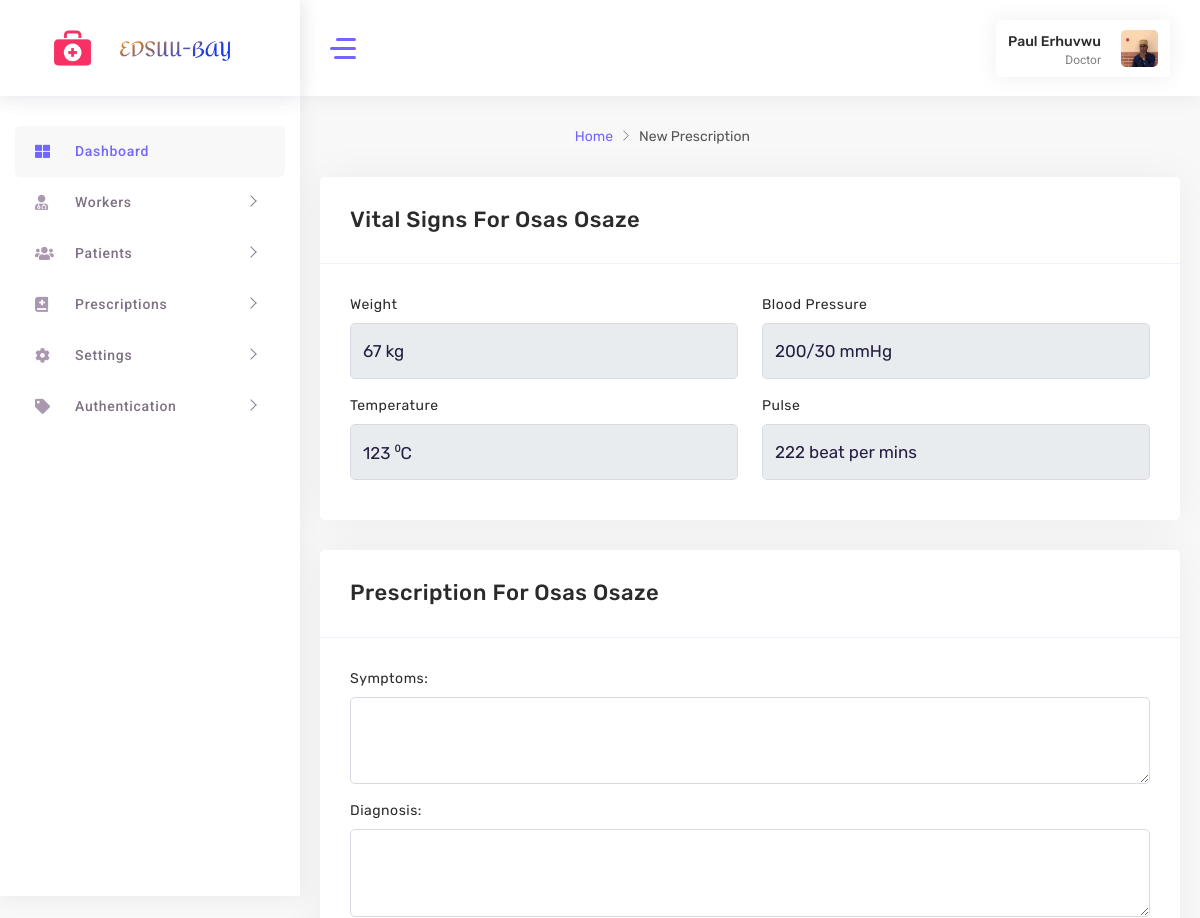
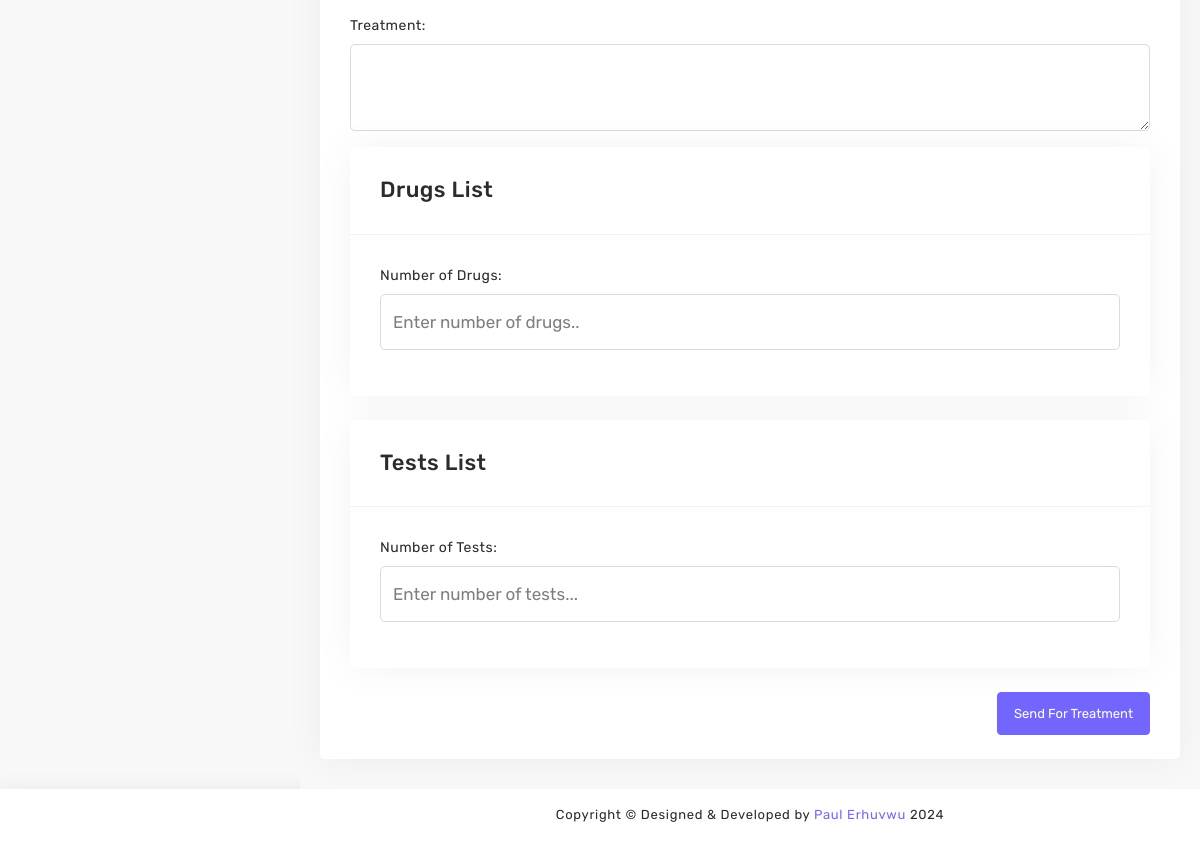
The page /doctor/prescription/1 (signed in) on the database its author committed (2 pictures, top to bottom).
### accounts/models.py (models this page shows, shortened)
class UserProfile(models.Model):
    USER_ROLES = (
        ('nurse', 'Nurse'),
        ('doctor', 'Doctor'),
    )
    user = models.OneToOneField(User, on_delete=models.CASCADE)
    email = models.EmailField(max_length=30)
    role = models.CharField(max_length=20, choices=USER_ROLES)
    phone_number = models.CharField(max_length=15)
    profile_picture = models.ImageField(upload_to='profile_pictures', blank=True, null=True)
    bio = models.TextField(blank=True, null=True)
    address = models.TextField(blank=True, null=True)
    birthday = models.DateField(blank=True, null=True)

class PatientProfile(models.Model):
    first_name = models.CharField(max_length=100)
    last_name = models.CharField(max_length=100)
    matriculation_number = models.CharField(max_length=20, unique=True)
    email = models.EmailField()
    mobile_no = models.CharField(max_length=11)
    birthday = models.DateField()
    marital_status = models.CharField(max_length=20, choices=[('Married', 'Married'), ('Unmarried', 'Unmarried')])
    sex = models.CharField(max_length=10, choices=[('Male', 'Male'), ('Female', 'Female')])
    blood_group = models.CharField(max_length=5, choices=[('A+', 'A+'), ('A-', 'A-'), ('B+', 'B+'), ('B-', 'B-'), ('O+', 'O+'), ('O-', 'O-'), ('AB+', 'AB+'), ('AB-', 'AB-')])
    genotype = models.CharField(max_length=2, choices=[('AA', 'AA'), ('AS', 'AS'), ('AC', 'AC'), ('SS', 'SS'), ('SC', 'SC')])
    address = models.TextField()
    patient_height = models.CharField(max_length=10)
    image = models.ImageField(upload_to='patients/', blank=True, null=True)
    mothers_number = models.CharField(max_length=11)
    fathers_number = models.CharField(max_length=11)

class VitalSigns(models.Model):
    patient = models.ForeignKey(PatientProfile, on_delete=models.CASCADE)
    doctor = models.ForeignKey(UserProfile, on_delete=models.CASCADE)
    weight = models.CharField(max_length=10)
    blood_pressure = models.CharField(max_length=10)
    temperature = models.CharField(max_length=10)
    pulse = models.CharField(max_length=10)
    created_at = models.DateTimeField(auto_now_add=True)  # This field will store the time when the vital sign was created
    status = models.CharField(max_length=20, default='Not Started')  # Add this field

### accounts/views.py (the view, shortened to what this page needs)
# urls.py: path('doctor/prescription/<int:patient_id>', prescription, name='prescription'),
@login_required(login_url='/custom_login/')
@role_required('doctor')
def prescription(request, patient_id):
    patient = get_object_or_404(PatientProfile, id=patient_id)
    vital_sign = VitalSigns.objects.filter(patient=patient).order_by('-created_at').first()
    return render(request, 'doctor/new-prescription.html', {'patient': patient, 'vital_sign': vital_sign})

### accounts/views.py (called while the page is built)
def role_required(role):
    def decorator(view_func):
        @wraps(view_func)
        def _wrapped_view(request, *args, **kwargs):
            if request.user.is_authenticated:
                user_profile = UserProfile.objects.get(user=request.user)
                if user_profile.role == role:
                    return view_func(request, *args, **kwargs)
                else:
                    return redirect('error404')  # Update 'error404' with your actual URL name for the error page
            else:
                return redirect('login')
        return _wrapped_view
    return decorator

### accounts/templates/doctor/new-prescription.html (shortened to what this page needs)
{% load static %}
<!DOCTYPE html>
<html lang="en">
<head>
    <link rel="stylesheet" href="{% static 'assets/main/css/fonts.css' %}">
    <link rel="stylesheet" href="{% static 'assets/main/css/style.css' %}">
</head>
<body>
    <div id="main-wrapper" class="show">
        <div class="nav-header">
            <div class="brand-logo">
                <a href="#"> <img class="logo-tabib" src="{% static 'assets/images/download.png' %}" alt=""></a>
                <a href="#"><img class="brand-title" src="{% static 'assets/images/logo.png' %}" alt=""></a>
            </div>
        </div>
        <aside class="left-panel nicescroll-box">
            <nav class="navigation">
                <ul class="list-unstyled main-menu">
                    <li class="has-submenu active">
                        <a href="{% url 'homedoc' %}">
                            <i class="fas fa-th-large"></i>
                            <span class="nav-label">Dashboard</span>
                        </a>
                    </li>
                    <li class="has-submenu">
                        <a href="javascript:void()" class="has-arrow mm-collapsed">
                            <i class="fas fa-user-md"></i>
                            <span class="nav-label">Workers</span>
                        </a>
                    </li>
                    <li class="has-submenu">
                        <a href="javascript:void()" class="has-arrow mm-collapsed">
                            <i class="fas fa-users"></i>
                            <span class="nav-label">Patients</span>
                        </a>
                    </li>
                    <li class="has-submenu">
                        <a href="javascript:void()" class="has-arrow mm-collapsed">
                            <i class="fas fa-book-medical"></i>
                            <span class="nav-label">Prescriptions</span>
                        </a>
                    </li>
                    <li class="has-submenu">
                        <a href="javascript:void()" class="has-arrow mm-collapsed">
                            <i class="fas fa-cog"></i>
                            <span class="nav-label">Settings</span>
                        </a>
                    </li>
                    <li class="has-submenu">
                        <a href="javascript:void()" class="has-arrow mm-collapsed">
                            <i class="fa fa-tag"></i>
                            <span class="nav-label">Authentication</span>
                        </a>
                    </li>
                </ul>
            </nav>
        </aside>
        <div class="nav-header">
            <div class="brand-logo">
                <a href="#"> <img class="logo-tabib" src="{% static 'assets/images/download.png' %}" alt=""></a>
                <a href="#"><img class="brand-title" src="{% static 'assets/images/logo.png' %}" alt=""></a>
            </div>
        </div>
        <div class="header">
            <header class="top-head container-fluid">
                <div class="nav-control">
                    <div class="hamburger">
                        <span class="line"></span><span class="line"></span><span class="line"></span>
                    </div>
                </div>
                <div class="header-right">
                    <div class="my-account-wrapper widget-7">
                        <div class="account-wrapper">
                            <div class="account-control">
                                <a class="login header-profile" href="#" title="Sign in">
                                    <div class="header-info">
                                        <span style="text-transform: capitalize;">{{ user.get_full_name }}</span>
                                        <small>{{ user.userprofile.get_role_display }}</small>
                                    </div>
                                    <img src="{% if user.userprofile.profile_picture %}{{ user.userprofile.profile_picture.url }}{% else %}{% static 'assets/images/profile.jpg' %}{% endif %}" alt="Profile Picture">
                                </a>
                            </div>
                        </div>
                    </div>
                </div>
            </header>
        </div>
        <div class="content-body">
            <div class="warper container-fluid">
                <div class="new_prescription main_container">
                    <div class="row page-titles mx-0">
                        <div class="col-sm-6 p-md-0 justify-content-sm-end mt-2 mt-sm-0 d-flex">
                            <ol class="breadcrumb">
                                <li class="breadcrumb-item"><a href="{% url 'homedoc' %}">Home</a></li>
                                <li class="breadcrumb-item active"><a href="#">New Prescription</a></li>
                            </ol>
                        </div>
                    </div>
                    <div class="row">
                        <div class="col-md-12">
                            <div class="card shadow mb-4">
                                <div class="card-header">
                                    <h4 class="card-title">Vital Signs for {{ patient.first_name }} {{ patient.last_name }}</h4>
                                </div>
                                <div class="card-body">
                                    <form class="row align-items-start">
                                        <div class="col-md-6 col-sm-12 form-group">
                                            <label for="weight">Weight</label>
                                            <input class="form-control" type="text" name="weight" value="{{ vital_sign.weight }} kg" readonly required>
                                        </div>
                                        <div class="col-md-6 col-sm-12 form-group">
                                            <label for="bloodpress">Blood Pressure</label>
                                            <input class="form-control" type="text" name="bloodpress" value="{{ vital_sign.blood_pressure }} mmHg" readonly required>
                                        </div>
                                        <div class="col-md-6 col-sm-12 form-group">
                                            <label for="temperature">Temperature</label>
                                            <input class="form-control" type="text" name="temperature" value="{{ vital_sign.temperature }} ⁰C" readonly required>
                                        </div>
                                        <div class="col-md-6 col-sm-12 form-group">
                                            <label for="pulse">Pulse</label>
                                            <input class="form-control" type="text" name="pulse" value="{{ vital_sign.pulse }} beat per mins" readonly required>
                                        </div>
                                    </form>
                                </div>
                            </div>
                        </div>
                        <div class="col-md-12">
                            <div class="card shadow mb-4">
                                <div class="card-header">
                                    <h4 class="card-title">Prescription for {{ patient.first_name }} {{ patient.last_name }}</h4>
                                </div>
                                <div class="card-body">
                                    <form id="prescriptionForm" method="post" action="#">
                                        <div class="form-group">
                                            <label for="symptoms">Symptoms:</label>
                                            <textarea id="symptoms" name="symptoms" class="form-control" rows="4" required></textarea>
                                        </div>
                                        <div class="form-group">
                                            <label for="diagnosis">Diagnosis:</label>
                                            <textarea id="diagnosis" name="diagnosis" class="form-control" rows="4" required></textarea>
                                        </div>
                                        <div class="form-group">
                                            <label for="treatment">Treatment:</label>
                                            <textarea id="treatment" name="treatment" class="form-control" rows="4" required></textarea>
                                        </div>
                                        <div class="card shadow mb-4">
                                            <div class="card-header">
                                                <h4 class="card-title">Drugs List</h4>
                                            </div>
                                            <div class="card-body">
                                                <div class="form-group">
                                                    <label for="numDrugs">Number of Drugs:</label>
                                                    <input type="number" required id="numDrugs" name="numDrugs" class="form-control" min="1" max="10" placeholder="Enter number of drugs..">
                                                </div>
                                            </div>
                                        </div>
                                        <div class="card shadow mb-4">
                                            <div class="card-header">
                                                <h4 class="card-title">Tests List</h4>
                                            </div>
                                            <div class="card-body">
                                                <div class="form-group">
                                                    <label for="numTests">Number of Tests:</label>
                                                    <input type="number" id="numTests" name="numTests" class="form-control" min="0" max="10" placeholder="Enter number of tests...">
                                                </div>
                                            </div>
                                        </div>
                                        <div class="form-group">
                                            <button type="submit" class="btn btn-primary float-end">Send for Treatment</button>
                                        </div>
                                    </form>
                                </div>
                            </div>
                        </div>
                    </div>
                    </div>
                </div>
            </div>
        </div>
        <div class="footer">
            <div class="copyright">
                <p class="mb-0">Copyright © Designed &amp; Developed by <a href="#" target="_blank">Paul Erhuvwu</a>
                    2024
                </p>
            </div>
        </div>
</body>
</html>

### rows shown on the page
PatientProfile: first_name "Osas", last_name "Osaze"
VitalSigns: weight "67 kg", bloodpress "200/30 mmHg", temperature "123 ⁰C", pulse "222 beat per mins"

### other values the page prints
{{ user.get_full_name }} "Paul Erhuvwu"
{{ user.userprofile.get_role_display }} "Doctor"
